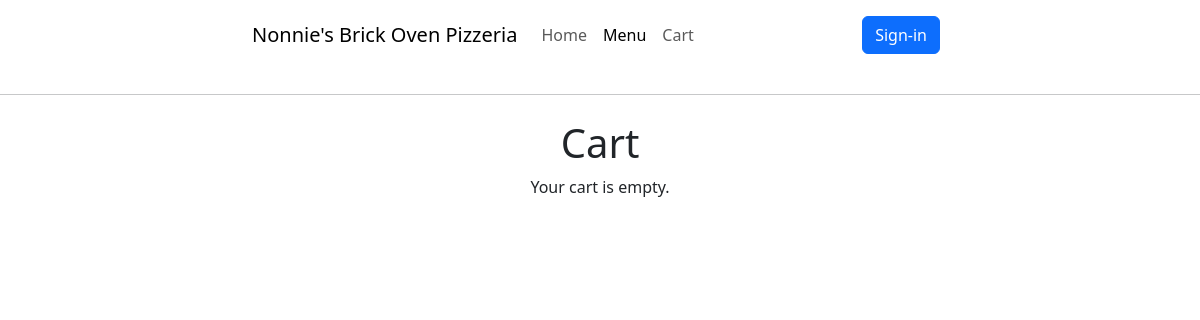
Before: /menu/cart (signed in) with the older database file.
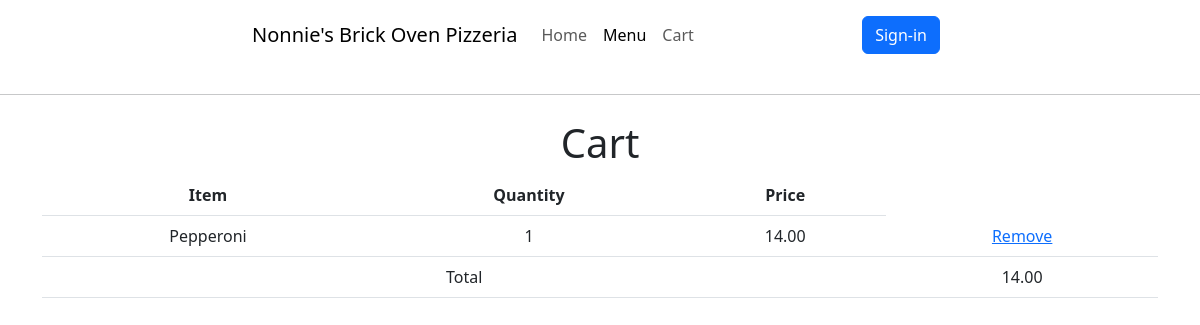
After: the same page with the newer database file.
### menu/models.py (models this page shows, shortened)
class CartItem(models.Model):
    cart = models.ForeignKey(Cart, on_delete=models.CASCADE)
    item = models.ForeignKey(Item, on_delete=models.CASCADE)
    quantity = models.IntegerField(default=1)

class Item(models.Model):
    name = models.CharField(max_length=100)
    description = models.TextField(blank=True)
    price = models.DecimalField(max_digits=6, decimal_places=2)
    category = models.ForeignKey(Category, on_delete=models.CASCADE, related_name='items')
    image = models.TextField(blank=True)

### menu/views.py (the view)
# urls.py: path("menu/cart", views.cart, name = "cart"),
@login_required
def cart(request):
    user_cart, created = Cart.objects.get_or_create(user=request.user)
    cart_items = CartItem.objects.filter(cart=user_cart)
    total_price = 0
    for item in cart_items:
        total_price += item.item.price * item.quantity
    context = {
        'cart_items': cart_items,
        'total_price': total_price,
    }
    return render(request, 'cart.html', context)

### menu/templates/cart.html (shortened to what this page needs)
<!doctype html>
<html lang="en">
<head>
  <link href="https://cdn.jsdelivr.net/npm/bootstrap@5.3.0-alpha3/dist/css/bootstrap.min.css" rel="stylesheet">
</head>
<body>
  <nav class="navbar navbar-expand-lg navbar-light bg-white">
    <div class="container-fluid bg-white">
      <a class="navbar-brand" href="/">Nonnie's Brick Oven Pizzeria</a>
      <div class="collapse navbar-collapse" id="navbarNav">
        <ul class="navbar-nav me-auto">
          <li class="nav-item">
            <a class="nav-link" href="/">Home</a>
          </li>
          <li class="nav-item">
            <a class="nav-link active" aria-current="page" href="/menu">Menu</a>
          </li>
          <li class="nav-item">
            <a class="nav-link" href="cart">Cart</a>
          </li>
        </ul>
        <ul class="navbar-nav ml-auto">
          <li class="nav-item">
            <a class="nav-link" href="register"><button class="btn btn-primary">Sign-in</button></a>
          </li>
        </ul>
      </div>
    </div>
  </nav>
        <hr class="my-4">
    <div class="container mt-4 text-center align-items-center">
        <h1>Cart</h1>
        {% if cart_items %}
          <table class="table table-hover">
            <thead>
              <tr>
                <th>Item</th>
                <th>Quantity</th>
                <th>Price</th>
              </tr>
            </thead>
            <tbody>
              {% for item in cart_items %}
                <tr>
                  <td>{{ item.item.name }}</td>
                  <td>{{ item.quantity }}</td>
                  <td>{{ item.item.price }}</td>
                  <td><a href="{% url 'remove_from_cart' item.pk %}">Remove</a></td>
                </tr>
              {% endfor %}
            </tbody>
            <tfoot>
              <tr>
                <td colspan="3">Total</td>
                <td>{{ total_price }}</td>
              </tr>
            </tfoot>
          </table>
        {% else %}
          <p>Your cart is empty.</p>
        {% endif %}
        </body>
        </html>

Changed rows visible on the page:
added CartItem: item.name "Pepperoni", quantity "1", item.price "14.00"
Other visible differences:
{{ total_price }}: (not shown) → "14.00"
text no longer shown: "Your cart is empty."
text now shown: "Item Quantity Price Total"
